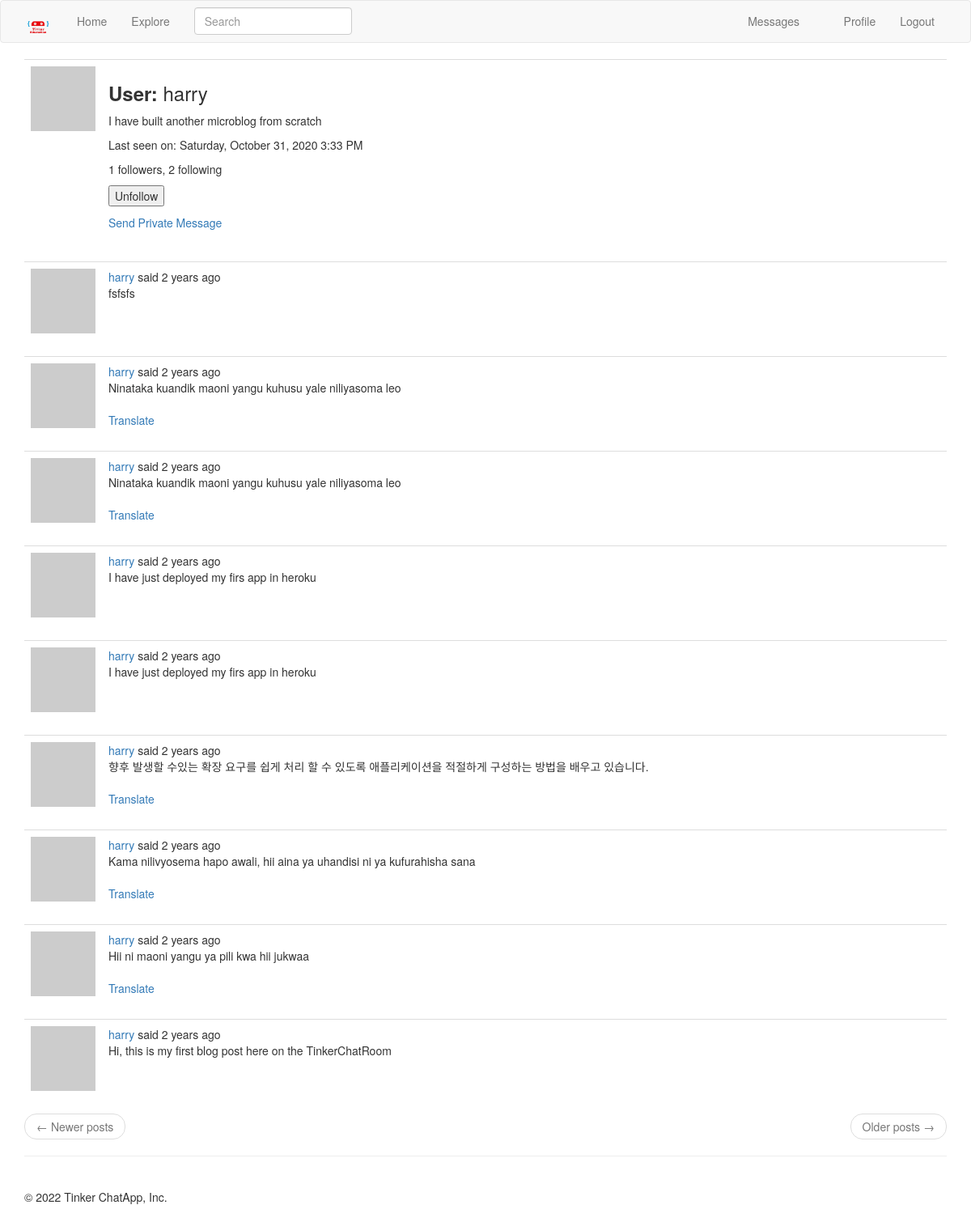
The page /main/profile/harry (signed in) on the database as committed earlier.
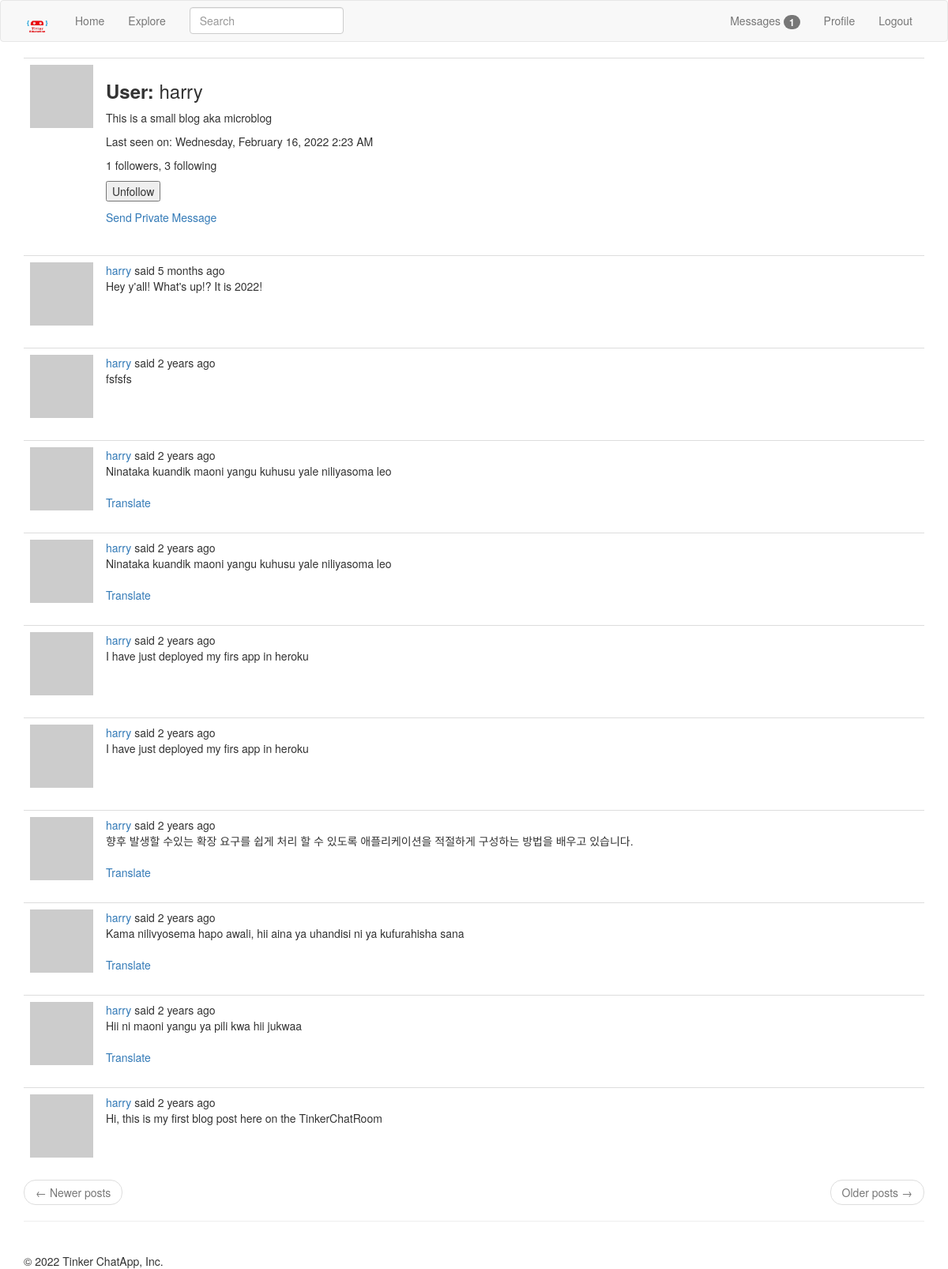
The same page on the database as committed later.
### app/models.py (models this page shows, shortened)
class User( UserMixin ,db.Model):
    id = db.Column(db.Integer, primary_key = True)
    username = db.Column(db.String(64), unique = True, index = True)
    email = db.Column(db.String(120), unique = True, index = True)
    password_hash = db.Column(db.String(128))
    posts = db.relationship('Post', backref = 'author', lazy = 'dynamic')
    about_me = db.Column(db.String(140))
    last_seen = db.Column(db.DateTime, default = datetime.utcnow)
    messages_sent = db.relationship('Message', foreign_keys='Message.sender_id', backref='author', lazy = 'dynamic')
    messages_received = db.relationship('Message', foreign_keys='Message.recipient_id', backref='recipient', lazy='dynamic')
    last_message_read_time = db.Column(db.DateTime) # the last time the user visited the messages page
    notifications = db.relationship('Notification', backref='user', lazy='dynamic')
    followed = db.relationship(
        'User',
        secondary = followers,
        primaryjoin = (followers.c.follower_id == id),
        secondaryjoin = (followers.c.followed_id == id),
        backref = db.backref('followers', lazy = 'dynamic'),
        lazy = 'dynamic'
    )
    def avatar(self, size):
        digest = md5(self.email.lower().encode('utf-8')).hexdigest()
        return 'https://www.gravatar.com/avatar/{}?d=identicon&s={}'.format(digest, size)
    def is_following(self, user):
        return self.followed.filter(followers.c.followed_id == user.id).count() > 0
    def new_messages(self):
        last_read_time = self.last_message_read_time or datetime(1900, 1, 1)
        return Message.query.filter_by(recipient=self).filter(
            Message.timestamp > last_read_time
        ).count()

class SearchableMixin(object):
    @classmethod
    def before_commit(cls, session):
        session._changes = {
            'add': list(session.new),
            'update': list(session.dirty),
            'delete': list(session.deleted)
        }
    @classmethod
    def after_commit(cls, session):
        for obj in session._changes['add']:
            if isinstance(obj, SearchableMixin):
                add_to_index(obj.__tablename__, obj)
        for obj in session._changes['update']:
            if isinstance(obj, SearchableMixin):
                add_to_index(obj.__tablename__,obj)
        for obj in session._changes['delete']:
            if isinstance(obj, SearchableMixin):
                remove_from_index(obj.__tablename__, obj)
        session._changes = None

class Post(SearchableMixin, db.Model):
    __searchable__ = ['body']
    id = db.Column(db.Integer, primary_key = True)
    body = db.Column(db.String(140))
    timestamp = db.Column(db.DateTime, index = True, default = datetime.utcnow)
    user_id = db.Column(db.Integer, db.ForeignKey('user.id'))
    language = db.Column(db.String(5))

### app/main/routes.py (the view)
@bp.route('/profile/<username>')
@login_required
def profile(username):
    user = User.query.filter_by(username = username).first_or_404()
    form = EmptyForm()
    page = request.args.get('page', 1, type=int)
    posts = user.posts.order_by(Post.timestamp.desc()).paginate(
        page, current_app.config['POSTS_PER_PAGE'], False
    )
    next_url = url_for('main.profile', username = username, page = posts.next_num) \
        if posts.has_next else None
    prev_url = url_for('main.profile', username = username, page = posts.prev_num) \
        if posts.has_prev else None
    return render_template('main/profile.html', title = _('Profile'), user = user, form = form, posts = posts.items, next_url = next_url, prev_url = prev_url)

### app/main/forms.py
class SearchForm(FlaskForm):
    q = StringField(_('Search'), validators = [DataRequired()])
    def __init__(self, *args, **kwargs):
        if 'formdata' not in kwargs:
            kwargs['formdata'] = request.args
        if 'csrf_enabled' not in kwargs:
            kwargs['csrf_enabled'] = False
        super(SearchForm, self).__init__(*args, **kwargs)

class EmptyForm(FlaskForm):
    submit = SubmitField('Submit')

### app/main/routes.py (called while the page is built)
@bp.before_app_request
def before_request():
    if current_user.is_authenticated:
        current_user.last_seen = datetime.utcnow()
        db.session.commit()
        g.search_form= SearchForm()
    g.locale = str(get_locale())

### app/models.py (called while the page is built)
@login.user_loader
def load_user(id):
    return User.query.get(int(id))

### app/templates/main/profile.html (shortened to what this page needs)
{% extends 'main/base.html' %}
{% import 'bootstrap/wtf.html' as wtf %}
{% block app_content %}
    <table class="table">
        <tr valign = 'top'>
            <td width = '70px'>
                <img src="{{ user.avatar(128) }}">
            </td>
            <td>
                <h3><b>{{ _('User') }}: </b>{{ user.username }}</h3>
                {% if user.about_me %}<p> {{ user.about_me }} </p>{% endif %}
                {% if user.last_seen %}<p>{{ _('Last seen on') }}: {{ moment(user.last_seen).format('LLLL') }}</p>{% endif %}
                <p>{{ user.followers.count() }} followers, {{ user.followed.count() }} following</p>
                {% if user == current_user %}
                    <a href="{{ url_for('main.edit_profile') }}">{{ _('Edit Your Profile') }}</a>
                {% else %}
                    <p>
                        <form action="{{ url_for('main.unfollow', username = user.username) }}" method="POST">
                            {{ form.submit(value='Unfollow') }}
                        </form>
                    </p>
                {% endif %}
                {% if user != current_user %}
                    <p>
                        <a href="{{ url_for('main.send_message', recipient = user.username) }}">
                            {{ _('Send Private Message') }}
                        </a>
                    </p>
                {% endif %}
            </td>
        </tr>
    </table>
    {% for post in posts %}
        {% include 'main/_posts.html' %}
    {% endfor %}
    <nav aria-label="...">
        <ul class="pager">
            <li class="previous{% if not prev_url %} disabled{% endif %}">
                <a href="{{ prev_url or '#' }}">
                    <span aria-hidden="true">&larr;</span> {{ _('Newer posts') }}
                </a>
            </li>
            <li class="next{% if not next_url %} disabled{% endif %}">
                <a href="{{ next_url or '#' }}">
                    {{ _('Older posts') }} <span aria-hidden="true">&rarr;</span>
                </a>
            </li>
        </ul>
    </nav>
{% endblock %}

### app/templates/main/base.html (shortened to what this page needs)
{% extends 'bootstrap/base.html' %}
{% block head %}
{{super()}}
{% endblock %}
{% block navbar %}
<nav class="navbar navbar-default">
    <div class="container">
        <div class="navbar-header">
            <a class="navbar-brand" href="{{ url_for('main.home') }}"><img src="{{url_for('static', filename = 'images/tinker_logo.png')}}" width="35", height="35"></a>
        </div>
        <div class="collapse navbar-collapse" id="bs-example-navbar-collapse-1">
            <ul class="nav navbar-nav">
                <li><a href="{{ url_for('main.home') }}">Home</a></li>
                <li><a href="{{ url_for('main.explore') }}">Explore</a></li>
            </ul>
            {% if g.search_form %}
                <form action="{{ url_for('main.search') }}" method="GET" class="navbar-form navbar-left">
                    <div class="form-group">
                        {{ g.search_form.q(size = 20, class = 'form-control', placeholder = g.search_form.q.label.text) }}
                    </div>
                </form>
            {% endif %}
            <ul class="nav navbar-nav navbar-right">
            {% if current_user.is_anonymous %}
                <li><a href="{{ url_for('auth.login') }}">Login</a></li>
            {% else %}
                <li>
                    <a href="{{ url_for('main.messages') }}">
                        {{ _('Messages') }}
                        {% set new_messages = current_user.new_messages() %}
                            <span id="message_count" class="badge" style="visibility: {% if new_messages %} visible {% else %} hidden {% endif %};" >
                                 {{ new_messages }}
                            </span>
                    </a>
                </li>
                <li><a href="{{ url_for('main.profile', username = current_user.username) }}">Profile</a></li>
                <li><a href="{{ url_for('auth.logout') }}">Logout</a></li>
            {% endif %}
        </div>
    </div>
</nav>
{% endblock %}
{% block content %}
    <div class="container">
        {% block app_content %}
        {% endblock %}
        <hr><br>{{super()}}
        {%- block footer %}
            <footer>&copy; {{moment().format('YYYY') }} Tinker ChatApp, Inc.</footer>
        {%- endblock footer %}
    </div>
{% endblock %}

### app/templates/main/_posts.html (shortened to what this page needs)
<table class="table table-hover">
    <tr valign = 'top'>
        <td width="70px">
            <a href="{{ url_for('main.profile', username=post.author.username) }}">
                <img src="{{ post.author.avatar(36) }}" />
            </a>
        </td>
        <td>
            {{ _('%(username)s said %(when)s',
                username=user_link, when=moment(post.timestamp).fromNow()) }}
            <br>
            <span id="post{{ post.id }}">{{ post.body }}</span>
            {% if post.language and post.language != g.locale %}
                <br><br>
                <span id="translation{{ post.id }}">
                    <a href="javascript:translate(
                                '#post{{ post.id }}',
                                '#translation{{ post.id }}',
                                '{{ post.language }}',
                                '{{ g.locale }}');">{{ _('Translate') }}</a>
                </span>
            {% endif %}
        </td>
    </tr>
</table>

Rows that differ between the two databases and show on the page:
changed User "harry": about_me "I have built another microblog from scratch" → "This is a small blog aka microblog"; last_seen "Saturday, October 31, 2020 3:33 PM" → "Wednesday, February 16, 2022 2:23 AM"
added Post: body "Hey y'all! What's up!? It is 2022!"
Other text that changed with them:
{{ new_messages }}: (not shown) → "1"
{{ user.followed.count() }}: "2" → "3"
